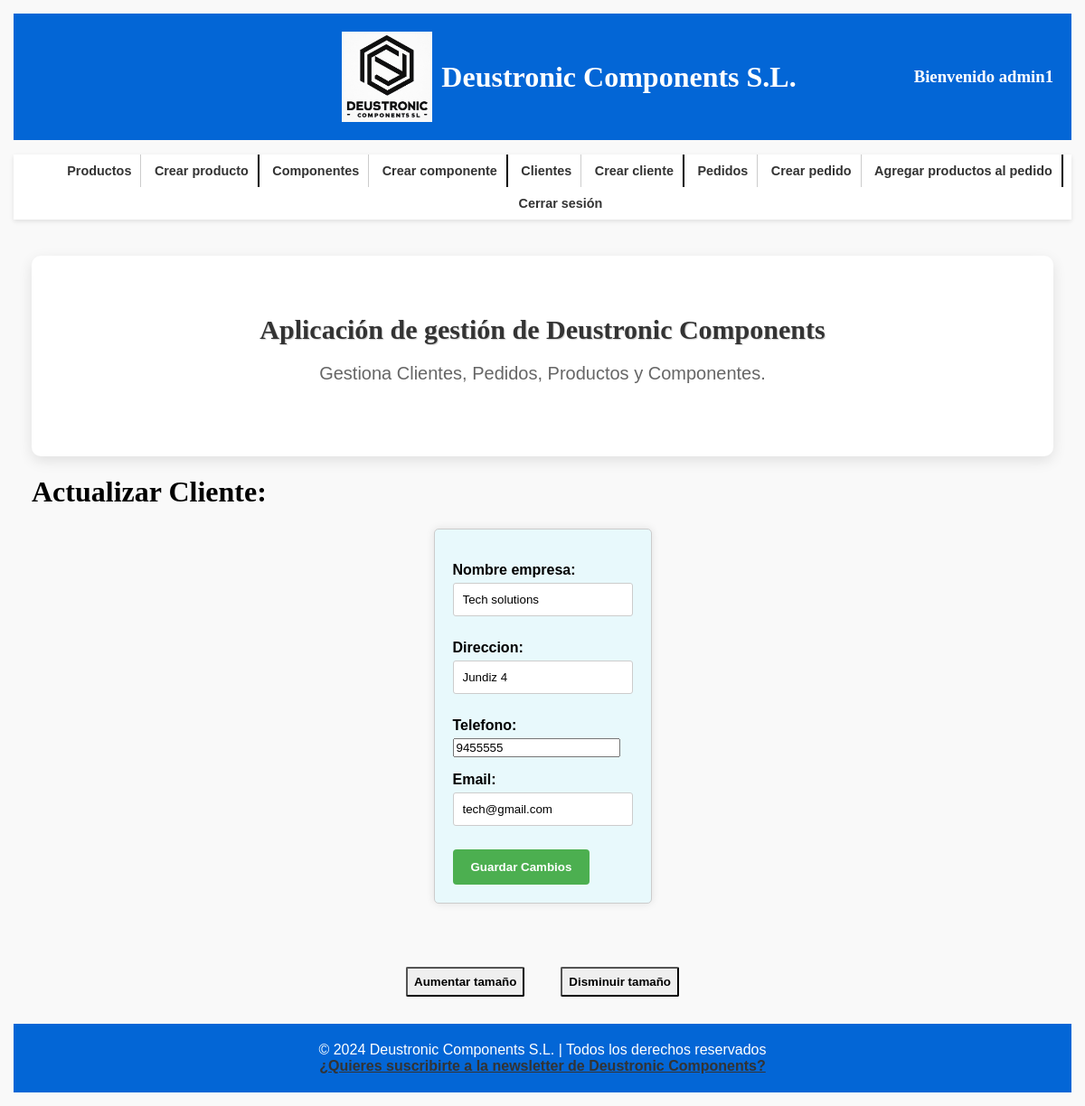
Screenshot of /appDeustronicComponents/cliente/A010101010/update/ (signed in) with the database file from the repository.
### appDeustronicComponents/models.py (models this page shows, shortened)
class Cliente(models.Model):
    cif = models.CharField(max_length=100, primary_key=True)
    nombre_empresa = models.CharField(max_length=100)
    direccion = models.CharField(max_length=255)
    telefono = models.IntegerField()
    email = models.EmailField(max_length=255)
    created = models.DateTimeField(auto_now_add=True)
    updated = models.DateTimeField(auto_now=True)
    class Meta:
        verbose_name_plural = "clientes"
        verbose_name = "cliente"
        ordering = ["-created"]

### appDeustronicComponents/views.py (the view, shortened to what this page needs)
# urls.py: path('cliente/<str:pk>/update/', ClienteUpdateView.as_view(), name='actualizar_cliente'),
class ClienteUpdateView(UpdateView):
    model = Cliente
    form_class = ClienteFormUpdate
    template_name = 'appDeustronicComponents/cliente_update.html'
    success_url = reverse_lazy('lista_clientes')
    @method_decorator(login_required)
    def get(self, request, *args, **kwargs):
        pk = self.kwargs.get('pk')
        cliente = get_object_or_404(Cliente, pk=pk)
        formulario = ClienteFormUpdate(instance=cliente)
        context = {
            'formulario': formulario,
            'producto': cliente
        }
        return render(request, self.template_name, context)

### appDeustronicComponents/forms.py
class ClienteFormUpdate(forms.ModelForm):
    class Meta:
        model = Cliente
        fields = ['nombre_empresa', 'direccion', 'telefono', 'email']

### templates/appDeustronicComponents/cliente_update.html (shortened to what this page needs)
{% extends 'base.html' %}
{% block contenido %}
    <h1>Actualizar Cliente: {{ cliente.cif }}</h1>
    <div class="contenedor-formulario">
        <form method="post">
            {{ formulario.as_p }}
            <button type="submit">Guardar Cambios</button>
        </form>
    </div>
{% endblock %}

### templates/base.html (shortened to what this page needs)
<!DOCTYPE html>
<html lang="es">
<head>
    {% load static %}
    <link rel="stylesheet" href="{% static 'css/style.css' %}">
</head>
<body>
<header>
    <div class="logo-container">
        <a href="/appDeustronicComponents/">
            <img src="{% static 'images/logo.jpg' %}" alt="Deustronic Components Logo">
        </a>
        <h1>Deustronic Components S.L.</h1>
    </div>
    <div class="Bienvenida">
        <h3>
            Bienvenido {{ request.user.username }}
        </h3>
    </div>
</header>
<nav>
    <ul id="listaNav">
        <li><a href="{% url 'lista_productos' %}">Productos</a></li>
        <li class="separador"><a href="{% url 'crear_producto' %}">Crear producto</a></li>
        <li><a href="{% url 'lista_componentes' %}">Componentes</a></li>
        <li class="separador"><a href="{% url 'crear_componente' %}">Crear componente</a></li>
        <li><a href="{% url 'lista_clientes' %}">Clientes</a></li>
        <li class="separador"><a href="{% url 'crear_cliente' %}">Crear cliente</a></li>
        <li><a href="{% url 'lista_pedido_productos' %}">Pedidos</a></li>
        <li><a href="{% url 'crear_pedido' %}">Crear pedido</a></li>
        <li class="separador"><a href="{% url 'crear_pedido_producto' %}">Agregar productos al pedido</a></li>
        <li><a href="{% url 'logout' %}">Cerrar sesión</a></li>
    </ul>
</nav>
<div id="content">
    <section class="main-section">
        <h2>Aplicación de gestión de Deustronic Components</h2>
        <p>Gestiona Clientes, Pedidos, Productos y Componentes.</p>
    </section>
    {% block contenido %}{% endblock %}
</div>
<div id="tamaño_texto">
    <button id="aumentar">Aumentar tamaño</button>
    <button id="disminuir">Disminuir tamaño</button>
</div>
<footer>
    &copy; 2024 Deustronic Components S.L. | Todos los derechos reservados
    <br>
    <a href="{% url 'mail' %}" class="newsletter">¿Quieres suscribirte a la newsletter de Deustronic Components?</a>
</footer>
</body>
</html>

### static/css/style.css (style rules this page uses)
html { box-sizing: border-box; font-size: 62.5%; }
*, *:before, *:after { box-sizing: inherit; }
img { max-width: 100%; display: flex; }
h1, h2, h3 { font-family: "Playfair Display", serif; }
h2 { text-align: center; text-shadow: 1px 1px 1px rgba(0, 0, 0, 0.2); }
body { font-family: Arial, sans-serif; margin: 1rem; padding: 0.5rem; background-color: #f9f9f9; font-size: 1.6rem; }
header { background-color: #0366d6; padding: 20px; color: #fff; display: flex; justify-content: space-between; align-items: center; text-align: center; }
.logo-container { margin-left: 30rem; display: flex; align-items: center; justify-content: center; flex-grow: 1; }
.logo-container h1 { margin: 0; }
.Bienvenida { display: flex; align-items: center; justify-content: flex-end; text-align: right; flex-grow: 1; margin-left: auto; }
nav { background-color: #fff; box-shadow: 0 2px 5px rgba(0, 0, 0, 0.1); text-align: center; }
nav ul li:last-child { border-right: 0; }
a { color: #333; font-weight: bold; transition: color 0.3s ease; text-decoration: underline; }
#content { margin: 20px auto; padding: 20px; min-width: 100%; max-width: 100%; display: block; }
.main-section { background-color: #fff; border-radius: 10px; box-shadow: 0 5px 15px rgba(0, 0, 0, 0.1); padding: 40px; text-align: center; }
.main-section h2 { color: #333; font-size: 3rem; margin-bottom: 20px; }
.main-section p { color: #666; font-size: 2rem; margin-bottom: 40px; text-align: center; }
.contenedor-formulario { display: flex; align-items: center; justify-content: center; height: auto; }
form { background-color: #e8f9fc; width: auto; margin: 0 auto; padding: 20px; border: 1px solid #ccc; border-radius: 5px; box-shadow: 0 0 10px rgba(0, 0, 0, 0.1); }
label { display: block; margin-bottom: 5px; font-weight: bold; }
input[type="text"], input[type="email"], input[type="password"] { width: 100%; padding: 10px; margin-bottom: 10px; border: 1px solid #ccc; border-radius: 3px; }
[type="submit"] { background-color: #4CAF50; color: white; padding: 12px 20px; border: none; border-radius: 4px; cursor: pointer; transition: background-color 0.3s; font-weight: bold; }
footer { background-color: #0366d6; color: #fff; text-align: center; padding: 20px 0; }

### rows the page displays
Cliente: nombre_empresa "Tech solutions", direccion "Jundiz 4", telefono "9455555", email "tech@gmail.com"

### other values shown
{{ request.user.username }} "admin1"
